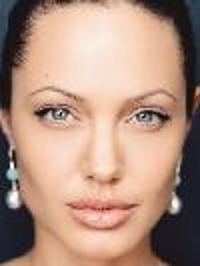
%> input picture Image Morphing/a.png, 200 x 266 px
$ octave Image_Morphing.m   (GNU Octave 9; MATLAB toolbox functions it lacks are replaced by stand-ins)
%> lines starting %> are read from the running program, lines starting %| are printed output that depends on the picture
### Image Morphing/ImageMorphingTriangulation.m
function M = ImageMorphingTriangulation(warp_frac,dissolve_frac)
%> called with warp_frac = 0.5, dissolve_frac = 0.5

if nargin < 1
    warp_frac = .5;
end

if nargin < 2
    dissolve_frac= warp_frac;
end

% read images
I = im2double(imread('a.png'));
J = im2double(imread('c.png'));
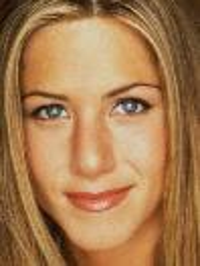
%> input picture Image Morphing/c.png, 200 x 266 px

% load mat file with points, variables Ip,Jp
load('points.mat');

% initialize ouput image (morphed)
M = zeros(size(I));

%  Triangulation (on the mean shape)
MeanShape = (1/2)*Ip+(1/2)*Jp;
TRI = delaunay(MeanShape(:,1),MeanShape(:,2));

% number of triangles
TriangleNum = size(TRI,1);

% find coordinates in images I and J
CordInI = zeros(3,3,TriangleNum);
CordInJ = zeros(3,3,TriangleNum);

for i =1:TriangleNum
  for j=1:3

    CordInI(:,j,i) = [ Ip(TRI(i,j),:)'; 1];
    CordInJ(:,j,i) = [ Jp(TRI(i,j),:)'; 1];

  end
end

% create new intermediate shape according to warp_frac
Mp = (1-warp_frac)*Ip+warp_frac*Jp;

% create a grid for the morphed image
[x,y] = meshgrid(1:size(M,2),1:size(M,1));

% for each element of the grid of the morphed image, find  which triangle it falls in
TM = tsearchn([Mp(:,1) Mp(:,2)],TRI,[x(:) y(:)]);


CordInM = zeros(3,3,TriangleNum);

for i =1:TriangleNum
  for j=1:3

    CordInM(:,j,i) = [ Mp(TRI(i,j),:)'; 1];

  end
end

Pix_in_all_triangles = [];
I_warp_all = [];
J_warp_all = [];
XY_pix = [x(:) y(:)];

for i=1:TriangleNum
  Pix_in_triangle = XY_pix(find(TM == i), :);
  Pix_in_all_triangles = vertcat(Pix_in_all_triangles, Pix_in_triangle);

  Ind_pix_triangle = (horzcat(Pix_in_triangle, ones(size(Pix_in_triangle, 1), 1)))';
  barycentric_coord = CordInM(:, :, i)\Ind_pix_triangle;

  I_warp = round(CordInI(:, :, i)*barycentric_coord);
  I_warp_all = horzcat(I_warp_all, I_warp);

  J_warp = round(CordInJ(:, :, i)*barycentric_coord);
  J_warp_all = horzcat(J_warp_all, J_warp);

end

IndI1 = sub2ind([size(I, 1) size(I, 2)], I_warp_all(2, :), I_warp_all(1, :));
IndJ1 = sub2ind([size(J, 1) size(J, 2)], J_warp_all(2, :), J_warp_all(1, :));
IndM1 = (sub2ind([size(M, 1) size(M, 2)], Pix_in_all_triangles(:, 2), Pix_in_all_triangles(:, 1)))';

IndI2 = IndI1 + (size(I,1)*size(I,2));
IndI3 = IndI2 + (size(I,1)*size(I,2));

IndJ2 = IndJ1 + (size(J,1)*size(J,2));
IndJ3 = IndJ2 + (size(J,1)*size(J,2));

IndM2 = IndM1 + (size(M,1)*size(M,2));
IndM3 = IndM2 + (size(M,1)*size(M,2));

IndI = [IndI1; IndI2; IndI3];
IndJ = [IndJ1; IndJ2; IndJ3];
IndM = [IndM1; IndM2; IndM3];

% cross-dissolve
M(IndM)=(1-dissolve_frac)* I(IndI)+ dissolve_frac * J(IndJ);
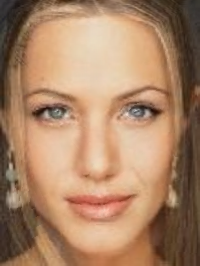
%> M: size 266x200x3 double; mean R, G, B 0.67, 0.52, 0.404

figure(100);
subplot(1,3,1);
imshow(I);
hold on;
triplot(TRI,Ip(:,1),Ip(:,2))
hold off;
title('First')

subplot(1,3,2);
imshow(M);
hold on;
triplot(TRI,Jp(:,1),Jp(:,2))
hold off
title('Morphed')

subplot(1,3,3);
imshow(J);
hold on;
triplot(TRI,Jp(:,1),Jp(:,2))
hold off
title('Second')

end

### Image Morphing/Image_Morphing.m
clear all;
clc;

warp_frac = 1/2;
dissolve_frac = 1/2;

M = ImageMorphingTriangulation(warp_frac,dissolve_frac);
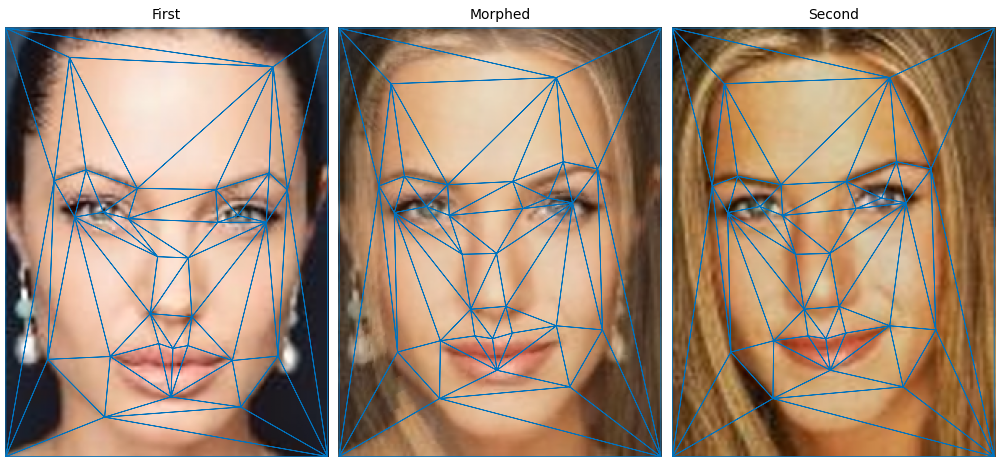
%> figure redrawn from the program's plot data, 3 panels
